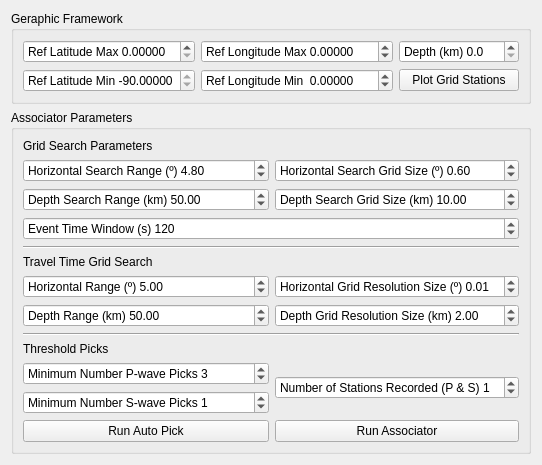
      <widget class="QWidget" name="tab">
       <attribute name="title">
        <string>Earthquake Associator</string>
       </attribute>
       <layout class="QVBoxLayout" name="verticalLayout_3">
        <item>
         <widget class="QGroupBox" name="groupBox_10">
          <property name="toolTip">
           <string>Search range in depth (km)</string>
          </property>
          <property name="title">
           <string>Geraphic Framework</string>
          </property>
          <layout class="QGridLayout" name="gridLayout_9">
           <item row="1" column="3">
            <widget class="QPushButton" name="plot_grid_stationsBtn">
             <property name="toolTip">
              <string>Plot Grid Stations</string>
             </property>
             <property name="text">
              <string>Plot Grid Stations</string>
             </property>
            </widget>
           </item>
           <item row="1" column="1">
            <widget class="QDoubleSpinBox" name="lon_refMin">
             <property name="toolTip">
              <string>Longitude min</string>
             </property>
             <property name="prefix">
              <string>Ref Longitude Min  </string>
             </property>
             <property name="decimals">
              <number>5</number>
             </property>
             <property name="minimum">
              <double>-180.000000000000000</double>
             </property>
             <property name="maximum">
              <double>180.000000000000000</double>
             </property>
             <property name="singleStep">
              <double>0.050000000000000</double>
             </property>
            </widget>
           </item>
           <item row="0" column="3">
            <widget class="QDoubleSpinBox" name="depthSB">
             <property name="toolTip">
              <string>Depth max</string>
             </property>
             <property name="prefix">
              <string>Depth (km) </string>
             </property>
             <property name="decimals">
              <number>1</number>
             </property>
             <property name="maximum">
              <double>750.000000000000000</double>
             </property>
            </widget>
           </item>
           <item row="1" column="0">
            <widget class="QDoubleSpinBox" name="lat_refMinSB">
             <property name="toolTip">
              <string>Latitude min</string>
             </property>
             <property name="prefix">
              <string>Ref Latitude Min </string>
             </property>
             <property name="decimals">
              <number>5</number>
             </property>
             <property name="maximum">
              <double>-90.000000000000000</double>
             </property>
             <property name="singleStep">
              <double>0.050000000000000</double>
             </property>
            </widget>
           </item>
           <item row="0" column="0">
            <widget class="QDoubleSpinBox" name="lat_refMaxSB">
             <property name="toolTip">
              <string>Latitude max</string>
             </property>
             <property name="prefix">
              <string>Ref Latitude Max </string>
             </property>
             <property name="decimals">
              <number>5</number>
             </property>
             <property name="maximum">
              <double>90.000000000000000</double>
             </property>
             <property name="singleStep">
              <double>0.050000000000000</double>
             </property>
            </widget>
           </item>
           <item row="0" column="1">
            <widget class="QDoubleSpinBox" name="lon_refMaxSB">
             <property name="toolTip">
              <string>Longitude max.</string>
             </property>
             <property name="prefix">
              <string>Ref Longitude Max </string>
             </property>
             <property name="decimals">
              <number>5</number>
             </property>
             <property name="minimum">
              <double>-180.000000000000000</double>
             </property>
             <property name="maximum">
              <double>180.000000000000000</double>
             </property>
             <property name="singleStep">
              <double>0.050000000000000</double>
             </property>
            </widget>
           </item>
          </layout>
         </widget>
        </item>
        <item>
         <widget class="QGroupBox" name="groupBox">
          <property name="title">
           <string>Associator Parameters</string>
          </property>
          <layout class="QGridLayout" name="gridLayout_10">
           <item row="7" column="0" colspan="2">
            <widget class="QDoubleSpinBox" name="TTDepthRangeBtn">
             <property name="toolTip">
              <string>Vertical range in the travel times table (km)</string>
             </property>
             <property name="prefix">
              <string>Depth Range (km) </string>
             </property>
             <property name="decimals">
              <number>2</number>
             </property>
             <property name="maximum">
              <double>700.000000000000000</double>
             </property>
             <property name="value">
              <double>50.000000000000000</double>
             </property>
            </widget>
           </item>
           <item row="6" column="0" colspan="2">
            <widget class="QDoubleSpinBox" name="TTHorizontalRangeBtn">
             <property name="toolTip">
              <string>Horizontal range in the travel times table (degree)</string>
             </property>
             <property name="statusTip">
              <string>Horizontal range in the travel times table (degree)</string>
             </property>
             <property name="prefix">
              <string>Horizontal Range (º) </string>
             </property>
             <property name="decimals">
              <number>2</number>
             </property>
             <property name="maximum">
              <double>50.000000000000000</double>
             </property>
             <property name="singleStep">
              <double>0.200000000000000</double>
             </property>
             <property name="value">
              <double>5.000000000000000</double>
             </property>
            </widget>
           </item>
           <item row="2" column="0" colspan="2">
            <widget class="QDoubleSpinBox" name="DepthSearchParamHorizontalRangeBtn">
             <property name="toolTip">
              <string>Depth search range (km)</string>
             </property>
             <property name="statusTip">
              <string>Vertical range in the travel times table (km)</string>
             </property>
             <property name="prefix">
              <string>Depth Search Range (km) </string>
             </property>
             <property name="decimals">
              <number>2</number>
             </property>
             <property name="value">
              <double>50.000000000000000</double>
             </property>
            </widget>
           </item>
           <item row="0" column="0" colspan="3">
            <widget class="QLabel" name="label_20">
             <property name="text">
              <string>Grid Search Parameters</string>
             </property>
            </widget>
           </item>
           <item row="10" column="0">
            <widget class="QLabel" name="label_22">
             <property name="text">
              <string>Threshold Picks</string>
             </property>
            </widget>
           </item>
           <item row="6" column="2">
            <widget class="QDoubleSpinBox" name="TTHorizontalGridSizeBtn">
             <property name="toolTip">
              <string>Grid size of the travel times table (degree)</string>
             </property>
             <property name="statusTip">
              <string>Travel times table grid size (degree)</string>
             </property>
             <property name="prefix">
              <string>Horizontal Grid Resolution Size (º) </string>
             </property>
             <property name="decimals">
              <number>2</number>
             </property>
             <property name="maximum">
              <double>10.000000000000000</double>
             </property>
             <property name="singleStep">
              <double>0.250000000000000</double>
             </property>
             <property name="value">
              <double>0.010000000000000</double>
             </property>
            </widget>
           </item>
           <item row="7" column="2">
            <widget class="QDoubleSpinBox" name="TTDepthGridSizeBtn">
             <property name="toolTip">
              <string>Vertical grid size of travel times table (km)</string>
             </property>
             <property name="statusTip">
              <string>Grid size of travel times table (km)</string>
             </property>
             <property name="prefix">
              <string>Depth Grid Resolution Size (km) </string>
             </property>
             <property name="decimals">
              <number>2</number>
             </property>
             <property name="maximum">
              <double>50.000000000000000</double>
             </property>
             <property name="value">
              <double>2.000000000000000</double>
             </property>
            </widget>
           </item>
           <item row="11" column="2" rowspan="2">
            <widget class="QSpinBox" name="number_stations_picksSB">
             <property name="toolTip">
              <string>Minimum number of stations where there must be P and S picks</string>
             </property>
             <property name="suffix">
              <string/>
             </property>
             <property name="prefix">
              <string>Number of Stations Recorded (P &amp; S) </string>
             </property>
             <property name="value">
              <number>1</number>
             </property>
            </widget>
           </item>
           <item row="12" column="0" colspan="2">
            <widget class="QSpinBox" name="ThresholdSwaveSB">
             <property name="toolTip">
              <string>Minimum number of S-phase selections required in an event</string>
             </property>
             <property name="suffix">
              <string/>
             </property>
             <property name="prefix">
              <string>Minimum Number S-wave Picks </string>
             </property>
             <property name="value">
              <number>1</number>
             </property>
            </widget>
           </item>
           <item row="8" column="0" rowspan="2" colspan="3">
            <widget class="Line" name="line_2">
             <property name="orientation">
              <enum>Qt::Horizontal</enum>
             </property>
            </widget>
           </item>
           <item row="11" column="0" colspan="2">
            <widget class="QSpinBox" name="ThresholdPwaveSB">
             <property name="toolTip">
              <string>Minimum number of P-phase selections required in an event</string>
             </property>
             <property name="statusTip">
              <string>Minimum number of P-phase selections required in an event</string>
             </property>
             <property name="suffix">
              <string/>
             </property>
             <property name="prefix">
              <string>Minimum Number P-wave Picks </string>
             </property>
             <property name="value">
              <number>3</number>
             </property>
            </widget>
           </item>
           <item row="3" column="0" colspan="3">
            <widget class="QDoubleSpinBox" name="EventTimeWindow">
             <property name="toolTip">
              <string>Time between two events (seconds)</string>
             </property>
             <property name="prefix">
              <string>Event Time Window (s) </string>
             </property>
             <property name="decimals">
              <number>0</number>
             </property>
             <property name="maximum">
              <double>3600.000000000000000</double>
             </property>
             <property name="value">
              <double>120.000000000000000</double>
             </property>
            </widget>
           </item>
           <item row="1" column="2">
            <widget class="QDoubleSpinBox" name="HorizontalGridSizeBtn">
             <property name="toolTip">
              <string>Search grid size for epicenter (degree)</string>
             </property>
             <property name="prefix">
              <string>Horizontal Search Grid Size (º) </string>
             </property>
             <property name="decimals">
              <number>2</number>
             </property>
             <property name="singleStep">
              <double>0.100000000000000</double>
             </property>
             <property name="value">
              <double>0.600000000000000</double>
             </property>
            </widget>
           </item>
           <item row="1" column="0" colspan="2">
            <widget class="QDoubleSpinBox" name="gridSearchParamHorizontalRangeBtn">
             <property name="toolTip">
              <string>Horizontal search range centered on the station where the first phase is recorded (degrees).</string>
             </property>
             <property name="prefix">
              <string>Horizontal Search Range (º) </string>
             </property>
             <property name="decimals">
              <number>2</number>
             </property>
             <property name="singleStep">
              <double>0.100000000000000</double>
             </property>
             <property name="value">
              <double>4.800000000000000</double>
             </property>
            </widget>
           </item>
           <item row="4" column="0" colspan="3">
            <widget class="Line" name="line">
             <property name="orientation">
              <enum>Qt::Horizontal</enum>
             </property>
            </widget>
           </item>
           <item row="14" column="0" colspan="2">
            <widget class="QPushButton" name="phasenetBtn">
             <property name="toolTip">
              <string>Auto Pick</string>
             </property>
             <property name="text">
              <string>Run Auto Pick</string>
             </property>
            </widget>
           </item>
           <item row="5" column="0" colspan="3">
            <widget class="QLabel" name="label_21">
             <property name="text">
              <string>Travel Time Grid Search</string>
             </property>
            </widget>
           </item>
           <item row="2" column="2">
            <widget class="QDoubleSpinBox" name="DepthGridSizeBtn">
             <property name="toolTip">
              <string>Search grid size for depth (km)</string>
             </property>
             <property name="prefix">
              <string>Depth Search Grid Size (km) </string>
             </property>
             <property name="decimals">
              <number>2</number>
             </property>
             <property name="value">
              <double>10.000000000000000</double>
             </property>
            </widget>
           </item>
           <item row="14" column="2">
            <widget class="QPushButton" name="realBtn">
             <property name="toolTip">
              <string>Associator</string>
             </property>
             <property name="text">
              <string>Run Associator</string>
             </property>
            </widget>
           </item>
          </layout>
         </widget>
        </item>
       </layout>
      </widget>
